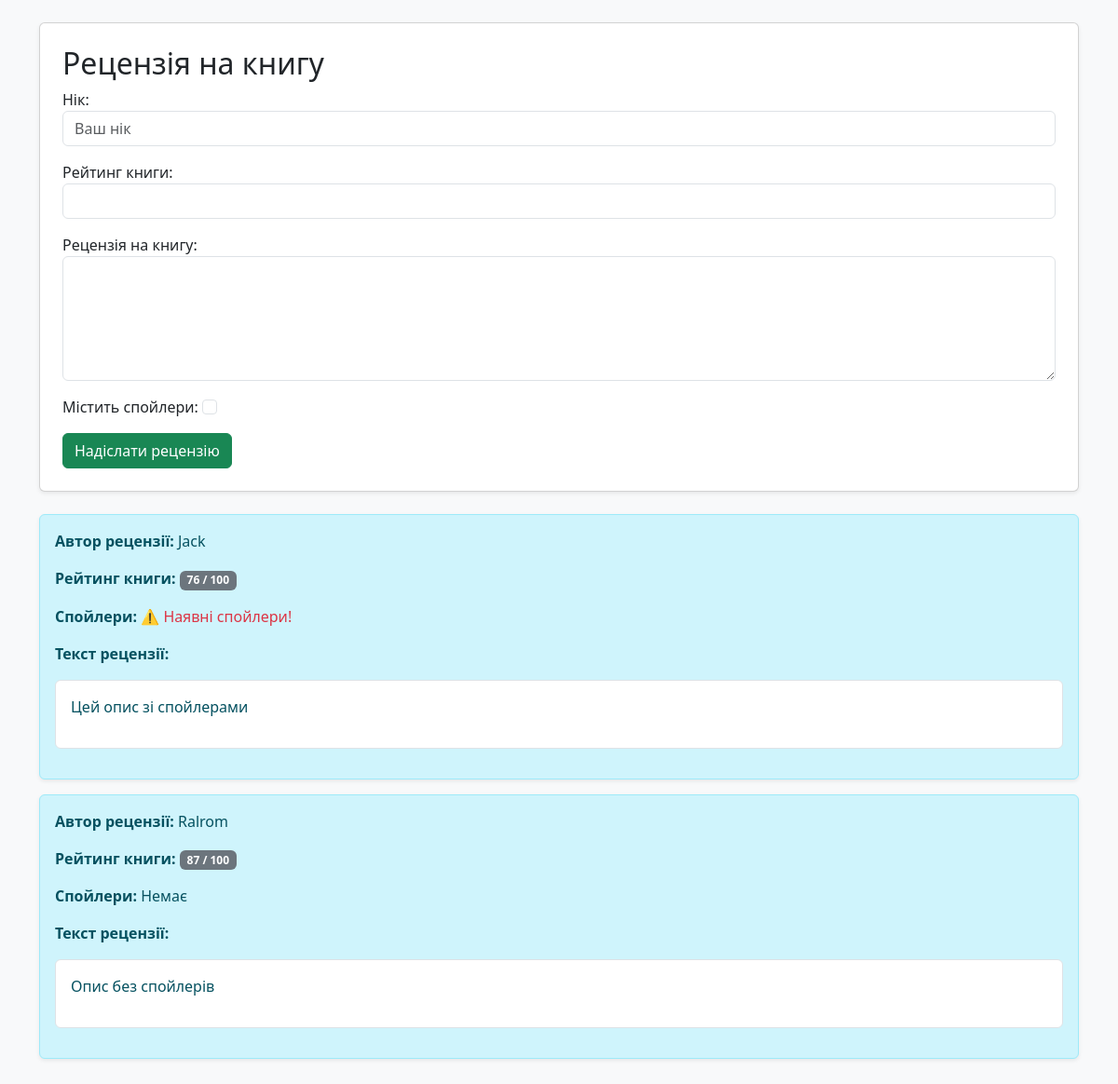
Page /reviews/book/ on the committed database.
### reviews/models.py (models this page shows, shortened)
class BookReview(models.Model):
    nickname = models.CharField("Нік", max_length=50)
    rating = models.IntegerField(
        "Рейтинг книги",
        validators=[
            MinValueValidator(0),
            MaxValueValidator(100)
        ],
    )
    review_text = models.TextField("Рецензія на книгу")
    has_spoilers = models.BooleanField("Містить спойлери", default=False)
    created_at = models.DateTimeField("Дата створення", auto_now_add=True)

### reviews/views.py (the view, shortened to what this page needs)
# urls.py: path('book/', views.book_reviews, name='book_reviews'),
def book_reviews(request):
    book_form = BookReviewModelForm()
    book_review = BookReview.objects.order_by('-id')
    return render(request, 'reviews/book_dashboard.html', {
        'book_form': book_form,
        'book_reviews': book_review,
    })

### reviews/forms.py (shortened to what this page needs)
class BookReviewModelForm(forms.ModelForm):
    class Meta:
        model = BookReview
        fields = ['nickname', 'rating', 'review_text', 'has_spoilers']
        widgets = {
            'nickname': forms.TextInput(attrs={'class': 'form-control', 'placeholder': 'Ваш нік'}),
            'rating': forms.NumberInput(attrs={'class': 'form-control', 'min': 0, 'max': 100}),
            'review_text': forms.Textarea(attrs={'class': 'form-control', 'rows': 5}),
            'has_spoilers': forms.CheckboxInput(attrs={'class': 'form-check-input'}),
        }

### reviews/templates/reviews/book_dashboard.html (shortened to what this page needs)
<!DOCTYPE html>
<html lang="uk">
<head>
    <link rel="stylesheet" href="https://cdn.jsdelivr.net/npm/bootstrap@5.3.0/dist/css/bootstrap.min.css">
</head>
<body class="bg-light p-4">
    <div class="container">
        <div class="card p-4 shadow-sm mb-4">
            <h2>Рецензія на книгу</h2>
            <form method="post">
                {{ book_form.as_p }}
                <button type="submit" name="submit_book"
                        class="btn btn-success">
                    Надіслати рецензію
                </button>
            </form>
        </div>
        {% for review in book_reviews %}
            <div class="alert alert-info shadow-sm">
                <p>
                    <strong>Автор рецензії:</strong>
                    {{ review.nickname }}
                </p>
                <p>
                    <strong>Рейтинг книги:</strong>
                    <span class="badge bg-secondary">
                        {{ review.rating }} / 100
                    </span>
                </p>
                <p>
                    <strong>Спойлери:</strong>
                    {% if review.has_spoilers %}
                        <span class="text-danger">⚠️ Наявні спойлери!</span>
                    {% else %}
                        Немає
                    {% endif %}
                </p>
                <p><strong>Текст рецензії:</strong></p>
                <blockquote class="bg-white p-3 border rounded">
                    {{ review.review_text|linebreaks }}
                </blockquote>
            </div>
        {% endfor %}
    </div>
</body>
</html>

### rows in the picture
BookReview: nickname "Jack", rating "76", has_spoilers "⚠️ Наявні спойлери!", review_text "Цей опис зі спойлерами"
BookReview: nickname "Ralrom", rating "87", has_spoilers "Немає", review_text "Опис без спойлерів"
